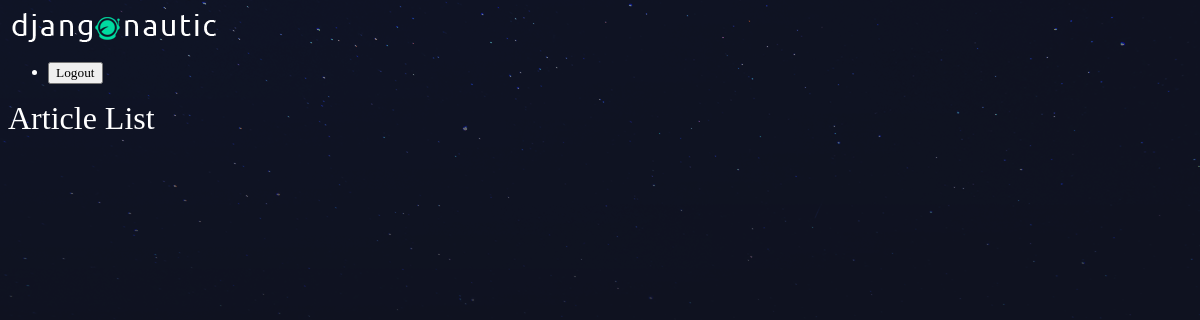
/articles/, run on an earlier commit of the app's database.
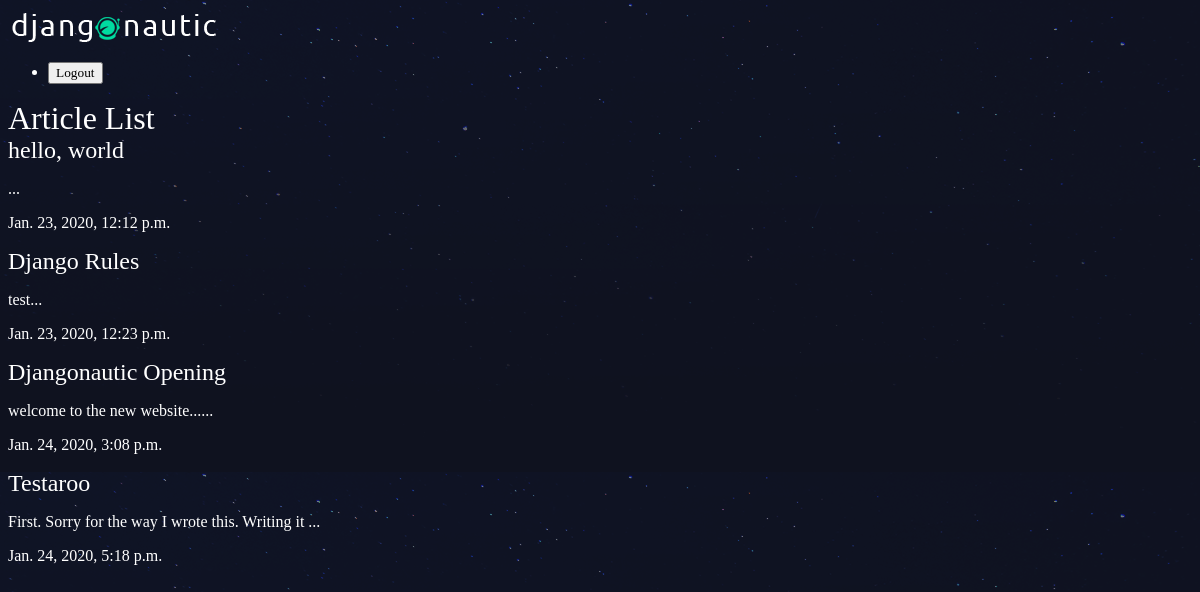
And on a later commit of the database.
### articles/models.py (models this page shows, shortened)
class Article(models.Model):
    title = models.CharField(max_length=100)
    slug = models.SlugField()
    body = models.TextField()
    date = models.DateTimeField(auto_now_add=True)
    thumb = models.ImageField(default='default.png', blank=True)
    def snippit(self):
        return self.body[:50] + '...'

### articles/views.py (the view)
def article_list(request):
    articles = Article.objects.all().order_by('date')
    return render(request, 'articles/article_list.html', {'articles': articles}) # display html and with param 'articles'

### articles/templates/articles/article_list.html
{% extends 'base_layout.html' %}
{% block content %}
    <h1>Article List</h1>
    <div class="articles">
        {% for article in articles %}
            <div class="article">
                <h2><a href="{% url 'articles:detail' slug=article.slug %}">{{ article.title }}</a></h2>
                <p>{{ article.snippit }}</p>
                <p>{{ article.date }}</p>
            </div>
        {% endfor %}
    </div>
{% endblock %}

### templates/base_layout.html (shortened to what this page needs)
{% load static %}
<html>
    <head>
        <link rel="stylesheet" href="{% static 'styles.css' %}">
    </head>
    <body>
        <header class="wrapper">
            <h1><a href="{% url 'articles:list' %}"><img src="{% static 'logo.png' %}"></a></h1>
            <nav>
                <ul>
                    <li>
                        <form class="logout-link" action="{% url 'accounts:logout' %}" method="post">
                            <button type="submit">Logout</button>
                        </form>
                    </li>
                </ul>
            </nav>
        </header>
        <div class="wrapper">
            {% block content %}
            {% endblock %}
        </div>
    </body>
</html>

### assets/styles.css (style rules this page uses)
body { background-color: #0f121f; background-image: url(stars.png); background-repeat-y: no-repeat; color: #fff; }
body * { font-family: Ubuntu; }
h1, h2, h3, h4, h5 { font-weight: normal; margin: 0; }
a, a:hover, a:visited { color: #fff; text-decoration: none; }

What changed in the data, as far as the page shows it:
added Article: title "hello, world", snippit "...", date "Jan. 23, 2020, 12:12 p.m."
added Article: title "Django Rules", snippit "test...", date "Jan. 23, 2020, 12:23 p.m."
added Article: title "Djangonautic Opening", snippit "welcome to the new website......", date "Jan. 24, 2020, 3:08 p.m."
added Article: title "Testaroo", snippit "First. Sorry for the way I wrote this. Writing it ...", date "Jan. 24, 2020, 5:18 p.m."
